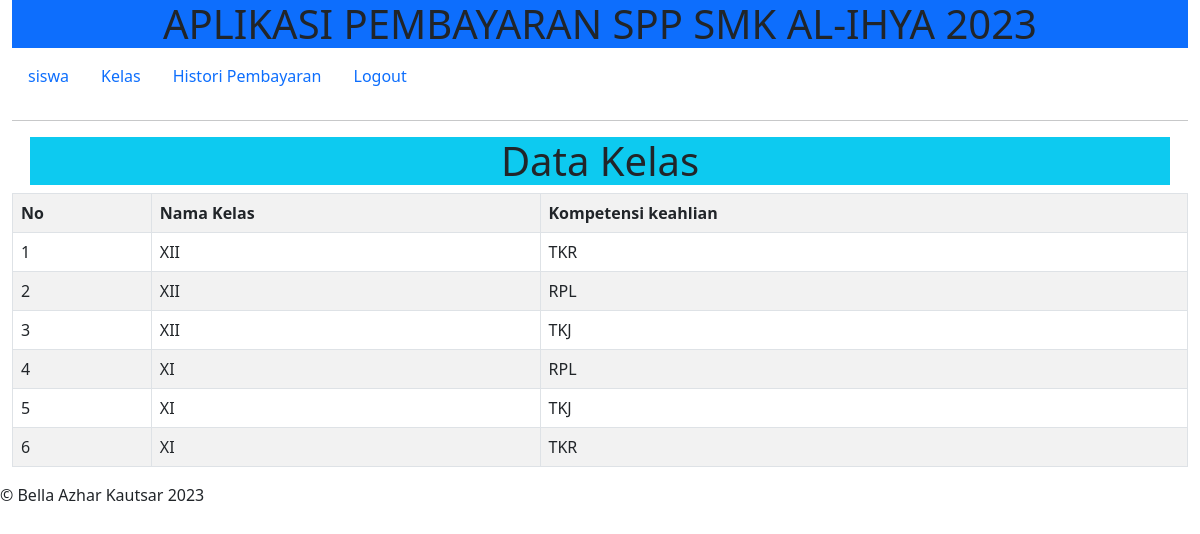
Screenshot of /siswa/siswa.php?page=kelas (signed in) with the database file from the repository.
### tables this page shows
CREATE TABLE `kelas` (
  `id_kelas` int(11) NOT NULL,
  `nama_kelas` varchar(50) NOT NULL,
  `kompetensi_keahlian` varchar(32) NOT NULL
);

### siswa/kelas.php (the view)
<h1 class="container-md text-center bg-info">Data Kelas</h1>
<table class="table table-bordered table-striped">
    <tr>
        <th>No</th>
        <th>Nama Kelas</th>
        <th>Kompetensi keahlian</th>
    </tr>
    <?php $no = 1;
    $query = $db->query("SELECT * FROM kelas");
    foreach ($query as $data) :
    ?>
        <tr>
            <td><?= $no++; ?></td>
            <td><?= $data['nama_kelas']; ?></td>
            <td><?= $data['kompetensi_keahlian']; ?></td>
        </tr>
    <?php endforeach; ?>
</table>

### rows the page displays
kelas: nama_kelas "XII", kompetensi_keahlian "TKR"
kelas: nama_kelas "XII", kompetensi_keahlian "RPL"
kelas: nama_kelas "XII", kompetensi_keahlian "TKJ"
kelas: nama_kelas "XI", kompetensi_keahlian "RPL"
kelas: nama_kelas "XI", kompetensi_keahlian "TKJ"
kelas: nama_kelas "XI", kompetensi_keahlian "TKR"
